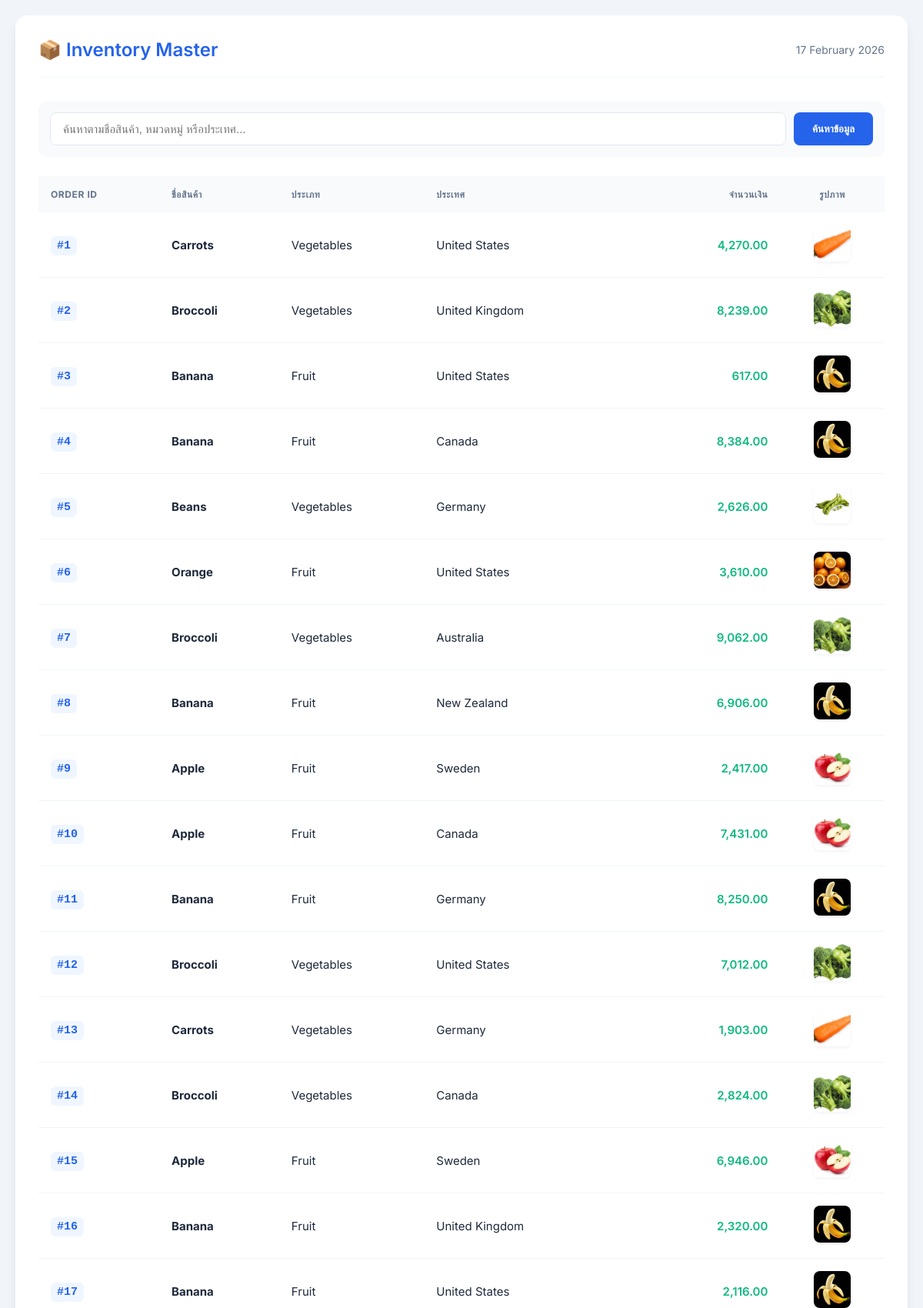
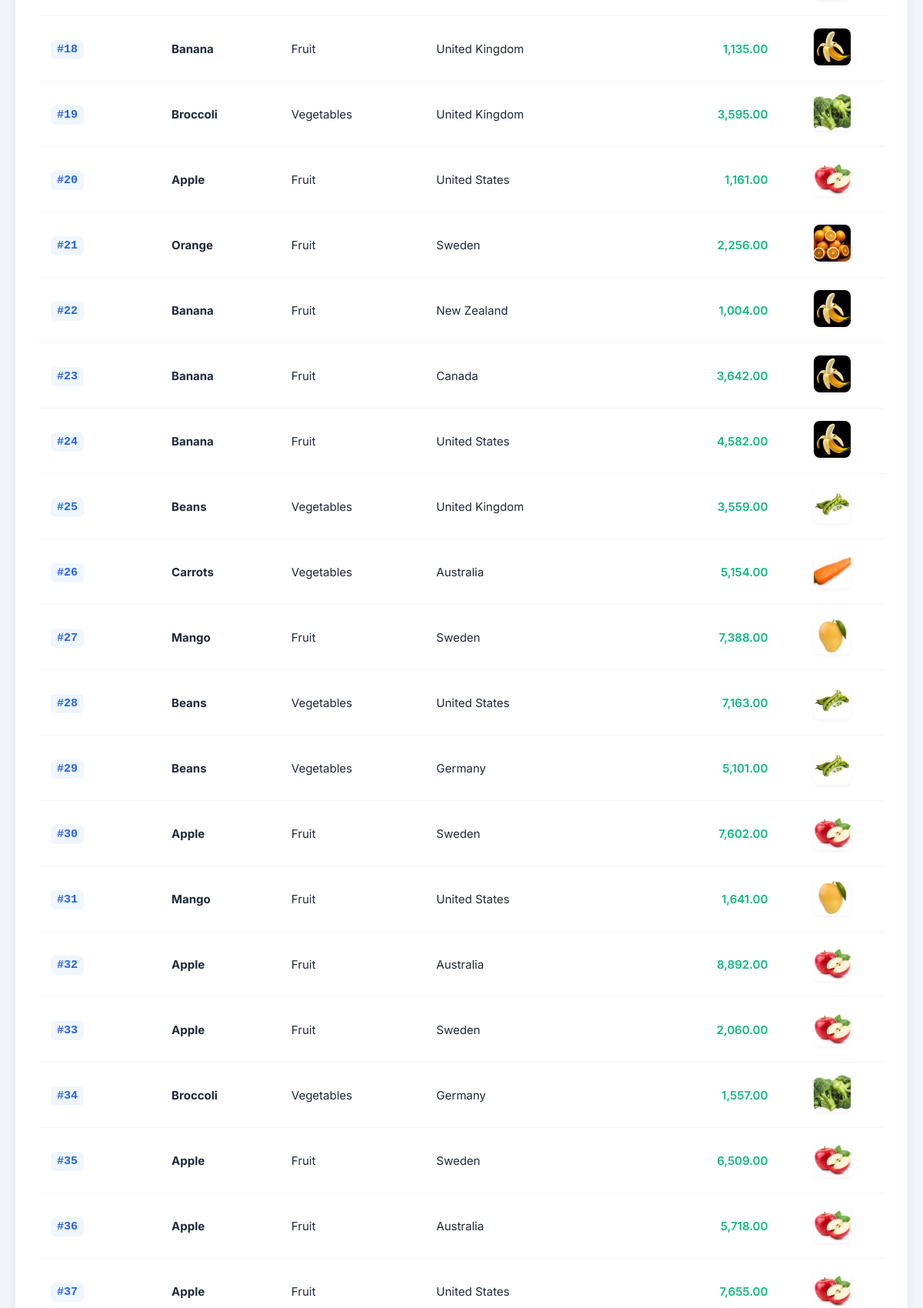
The app's page /g/c.php (upper part) with its own data (2 pictures, top to bottom).
### tables this page shows
CREATE TABLE `popsupermarket` (
  `p_order_id` int(11) NOT NULL,
  `p_product_name` varchar(100) NOT NULL,
  `p_category` varchar(100) NOT NULL,
  `p_date` date NOT NULL,
  `p_country` varchar(100) NOT NULL,
  `p_amount` int(9) NOT NULL
);

### g/c.php (the view, shortened to what this page needs)
<?php
$host = "localhost";
$user = "root";
$pass = "Golf@2004";
$db   = "4199db";
$conn = mysqli_connect($host, $user, $pass, $db);
mysqli_set_charset($conn, "utf8mb4");
$search_term = isset($_POST['a']) ? trim($_POST['a']) : "";
$kw = "%" . $search_term . "%";
$sql = "SELECT * FROM popsupermarket WHERE p_country LIKE ? OR p_product_name LIKE ? OR p_category LIKE ?";
$stmt = mysqli_prepare($conn, $sql);
mysqli_stmt_bind_param($stmt, "sss", $kw, $kw, $kw);
mysqli_stmt_execute($stmt);
$rs = mysqli_stmt_get_result($stmt);
?>
<!DOCTYPE html>
<html lang="th">
<head>
</head>
<body>
<div class="main-card">
    <div class="header-section">
        <h2>📦 Inventory Master</h2>
        <div style="color: var(--text-muted); font-size: 14px;">
            <?php echo date('d F Y'); ?>
        </div>
    </div>
    <div class="search-wrapper">
        <form method="post" class="search-form">
            <input type="text" name="a" class="input-control"
                   placeholder="ค้นหาตามชื่อสินค้า, หมวดหมู่ หรือประเทศ..."
                   value="<?php echo htmlspecialchars($search_term); ?>">
            <button type="submit" class="btn btn-primary">ค้นหาข้อมูล</button>
        </form>
    </div>
    <div class="table-responsive">
        <table>
            <thead>
                <tr>
                    <th>Order ID</th>
                    <th>ชื่อสินค้า</th>
                    <th>ประเภท</th>
                    <th>ประเทศ</th>
                    <th style="text-align: right;">จำนวนเงิน</th>
                    <th style="text-align: center;">รูปภาพ</th>
                </tr>
            </thead>
            <tbody>
                <?php
                if (mysqli_num_rows($rs) > 0) {
                    while ($data = mysqli_fetch_array($rs)):
                ?>
                <tr>
                    <td><span class="badge-id">#<?php echo $data['p_order_id']; ?></span></td>
                    <td><strong><?php echo htmlspecialchars($data['p_product_name']); ?></strong></td>
                    <td><?php echo htmlspecialchars($data['p_category']); ?></td>
                    <td><?php echo htmlspecialchars($data['p_country']); ?></td>
                    <td class="amount-text"><?php echo number_format($data['p_amount'], 2); ?></td>
                    <td align="center">
                        <img src="images/<?php echo $data['p_product_name']; ?>.jpg"
                             alt="product"
                             class="img-thumb"
                             onerror="this.src='https://via.placeholder.com/48?text=N/A'">
                    </td>
                </tr>
                <?php
                    endwhile;
                } else {
                    echo "<tr><td colspan='6' class='no-data'>ไม่พบข้อมูลที่คุณค้นหาในระบบ</td></tr>";
                }
                ?>
            </tbody>
        </table>
    </div>
</div>
</body>
</html>

### g/c.php (style rules this page uses)
:root { --primary: #2563eb; --primary-dark: #1e40af; --success: #10b981; --bg-body: #f1f5f9; --text-dark: #1e293b; --text-muted: #64748b; }
body { font-family: 'Inter', 'Sarabun', sans-serif; background-color: var(--bg-body); color: var(--text-dark); margin: 0; padding: 20px; }
.main-card { max-width: 1100px; margin: 0 auto; background: #ffffff; border-radius: 16px; box-shadow: 0 10px 15px -3px rgba(0, 0, 0, 0.1); overflow: hidden; padding: 30px; }
.header-section { display: flex; justify-content: space-between; align-items: center; margin-bottom: 30px; border-bottom: 2px solid #f8fafc; padding-bottom: 20px; }
h2 { margin: 0; font-weight: 600; color: var(--primary); }
.search-wrapper { background: #f8fafc; padding: 15px; border-radius: 12px; margin-bottom: 25px; }
.search-form { display: flex; gap: 10px; }
.input-control { flex: 1; padding: 12px 16px; border: 1px solid #e2e8f0; border-radius: 8px; font-size: 15px; transition: all 0.2s; }
.btn { padding: 10px 24px; border-radius: 8px; font-weight: 600; cursor: pointer; transition: all 0.2s; border: none; }
.btn-primary { background: var(--primary); color: white; }
.table-responsive { overflow-x: auto; }
table { width: 100%; border-collapse: collapse; text-align: left; }
th { background: #f8fafc; padding: 16px; font-size: 12px; text-transform: uppercase; color: var(--text-muted); letter-spacing: 0.05em; }
td { padding: 16px; border-bottom: 1px solid #f1f5f9; font-size: 15px; }
.img-thumb { width: 48px; height: 48px; object-fit: cover; border-radius: 8px; box-shadow: 0 2px 4px rgba(0,0,0,0.05); }
.badge-id { background: #eff6ff; color: var(--primary); padding: 4px 8px; border-radius: 6px; font-family: monospace; font-weight: bold; }
.amount-text { font-weight: 600; color: var(--success); text-align: right; }

### records on screen
popsupermarket: p_order_id "1", p_product_name "Carrots", p_category "Vegetables", p_country "United States", p_amount "4,270.00", p_product_name (picture)
popsupermarket: p_order_id "2", p_product_name "Broccoli", p_category "Vegetables", p_country "United Kingdom", p_amount "8,239.00", p_product_name (picture)
popsupermarket: p_order_id "3", p_product_name "Banana", p_category "Fruit", p_country "United States", p_amount "617.00", p_product_name (picture)
popsupermarket: p_order_id "4", p_product_name "Banana", p_category "Fruit", p_country "Canada", p_amount "8,384.00", p_product_name (picture)
popsupermarket: p_order_id "5", p_product_name "Beans", p_category "Vegetables", p_country "Germany", p_amount "2,626.00", p_product_name (picture)
popsupermarket: p_order_id "6", p_product_name "Orange", p_category "Fruit", p_country "United States", p_amount "3,610.00", p_product_name (picture)
popsupermarket: p_order_id "7", p_product_name "Broccoli", p_category "Vegetables", p_country "Australia", p_amount "9,062.00", p_product_name (picture)
popsupermarket: p_order_id "8", p_product_name "Banana", p_category "Fruit", p_country "New Zealand", p_amount "6,906.00", p_product_name (picture)
popsupermarket: p_order_id "9", p_product_name "Apple", p_category "Fruit", p_country "Sweden", p_amount "2,417.00", p_product_name (picture)
popsupermarket: p_order_id "10", p_product_name "Apple", p_category "Fruit", p_country "Canada", p_amount "7,431.00", p_product_name (picture)
popsupermarket: p_order_id "11", p_product_name "Banana", p_category "Fruit", p_country "Germany", p_amount "8,250.00", p_product_name (picture)
popsupermarket: p_order_id "12", p_product_name "Broccoli", p_category "Vegetables", p_country "United States", p_amount "7,012.00", p_product_name (picture)
popsupermarket: p_order_id "13", p_product_name "Carrots", p_category "Vegetables", p_country "Germany", p_amount "1,903.00", p_product_name (picture)
popsupermarket: p_order_id "14", p_product_name "Broccoli", p_category "Vegetables", p_country "Canada", p_amount "2,824.00", p_product_name (picture)
popsupermarket: p_order_id "15", p_product_name "Apple", p_category "Fruit", p_country "Sweden", p_amount "6,946.00", p_product_name (picture)
popsupermarket: p_order_id "16", p_product_name "Banana", p_category "Fruit", p_country "United Kingdom", p_amount "2,320.00", p_product_name (picture)
popsupermarket: p_order_id "17", p_product_name "Banana", p_category "Fruit", p_country "United States", p_amount "2,116.00", p_product_name (picture)
popsupermarket: p_order_id "18", p_product_name "Banana", p_category "Fruit", p_country "United Kingdom", p_amount "1,135.00", p_product_name (picture)
popsupermarket: p_order_id "19", p_product_name "Broccoli", p_category "Vegetables", p_country "United Kingdom", p_amount "3,595.00", p_product_name (picture)
popsupermarket: p_order_id "20", p_product_name "Apple", p_category "Fruit", p_country "United States", p_amount "1,161.00", p_product_name (picture)
popsupermarket: p_order_id "21", p_product_name "Orange", p_category "Fruit", p_country "Sweden", p_amount "2,256.00", p_product_name (picture)
popsupermarket: p_order_id "22", p_product_name "Banana", p_category "Fruit", p_country "New Zealand", p_amount "1,004.00", p_product_name (picture)
popsupermarket: p_order_id "23", p_product_name "Banana", p_category "Fruit", p_country "Canada", p_amount "3,642.00", p_product_name (picture)
popsupermarket: p_order_id "24", p_product_name "Banana", p_category "Fruit", p_country "United States", p_amount "4,582.00", p_product_name (picture)
popsupermarket: p_order_id "25", p_product_name "Beans", p_category "Vegetables", p_country "United Kingdom", p_amount "3,559.00", p_product_name (picture)
popsupermarket: p_order_id "26", p_product_name "Carrots", p_category "Vegetables", p_country "Australia", p_amount "5,154.00", p_product_name (picture)
popsupermarket: p_order_id "27", p_product_name "Mango", p_category "Fruit", p_country "Sweden", p_amount "7,388.00", p_product_name (picture)
popsupermarket: p_order_id "28", p_product_name "Beans", p_category "Vegetables", p_country "United States", p_amount "7,163.00", p_product_name (picture)
popsupermarket: p_order_id "29", p_product_name "Beans", p_category "Vegetables", p_country "Germany", p_amount "5,101.00", p_product_name (picture)
popsupermarket: p_order_id "30", p_product_name "Apple", p_category "Fruit", p_country "Sweden", p_amount "7,602.00", p_product_name (picture)
popsupermarket: p_order_id "31", p_product_name "Mango", p_category "Fruit", p_country "United States", p_amount "1,641.00", p_product_name (picture)
popsupermarket: p_order_id "32", p_product_name "Apple", p_category "Fruit", p_country "Australia", p_amount "8,892.00", p_product_name (picture)
popsupermarket: p_order_id "33", p_product_name "Apple", p_category "Fruit", p_country "Sweden", p_amount "2,060.00", p_product_name (picture)
popsupermarket: p_order_id "34", p_product_name "Broccoli", p_category "Vegetables", p_country "Germany", p_amount "1,557.00", p_product_name (picture)
popsupermarket: p_order_id "35", p_product_name "Apple", p_category "Fruit", p_country "Sweden", p_amount "6,509.00", p_product_name (picture)
popsupermarket: p_order_id "36", p_product_name "Apple", p_category "Fruit", p_country "Australia", p_amount "5,718.00", p_product_name (picture)
popsupermarket: p_order_id "37", p_product_name "Apple", p_category "Fruit", p_country "United States", p_amount "7,655.00", p_product_name (picture)
